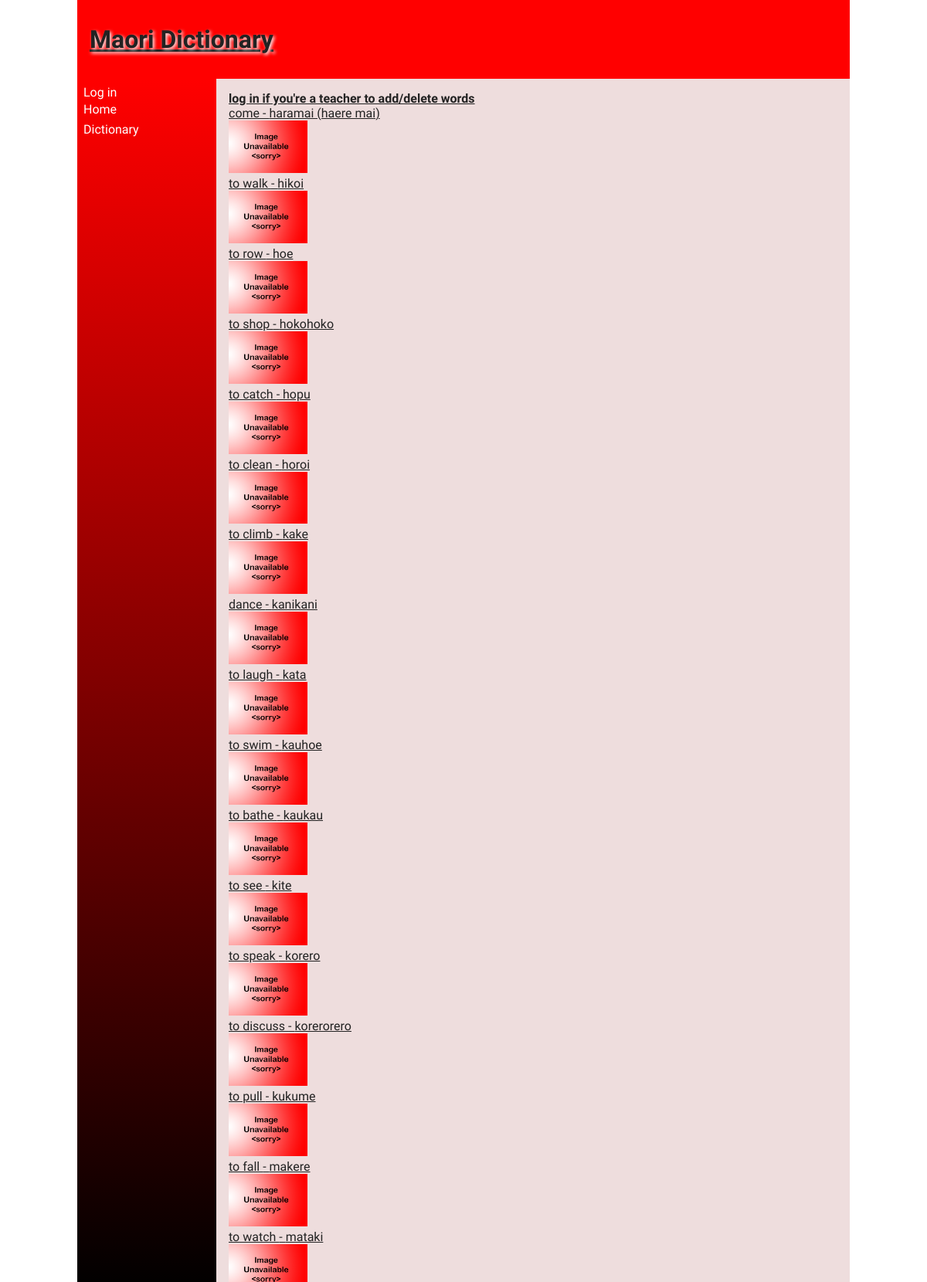
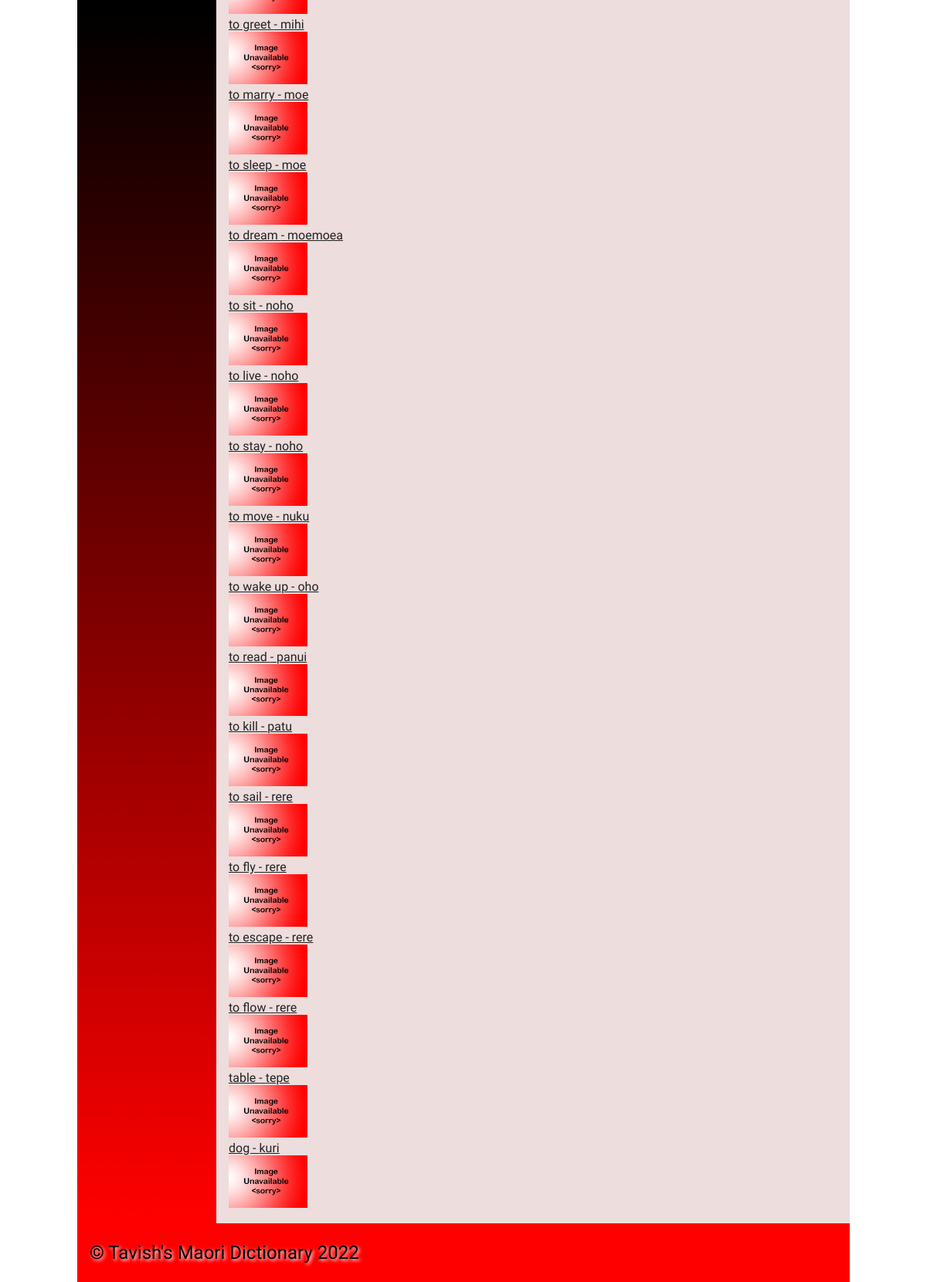
The page /dictionary on the database as committed earlier (2 pictures, top to bottom).
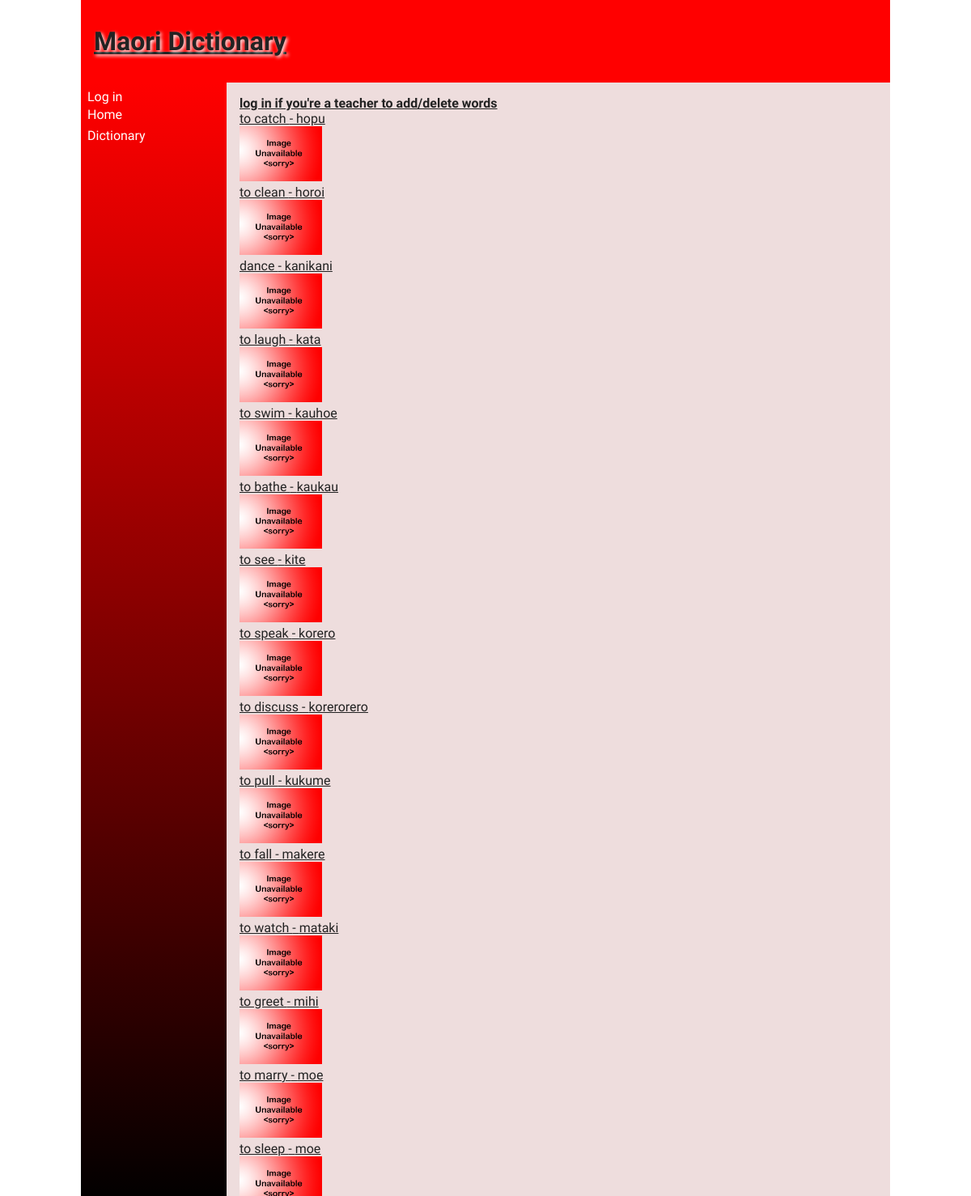
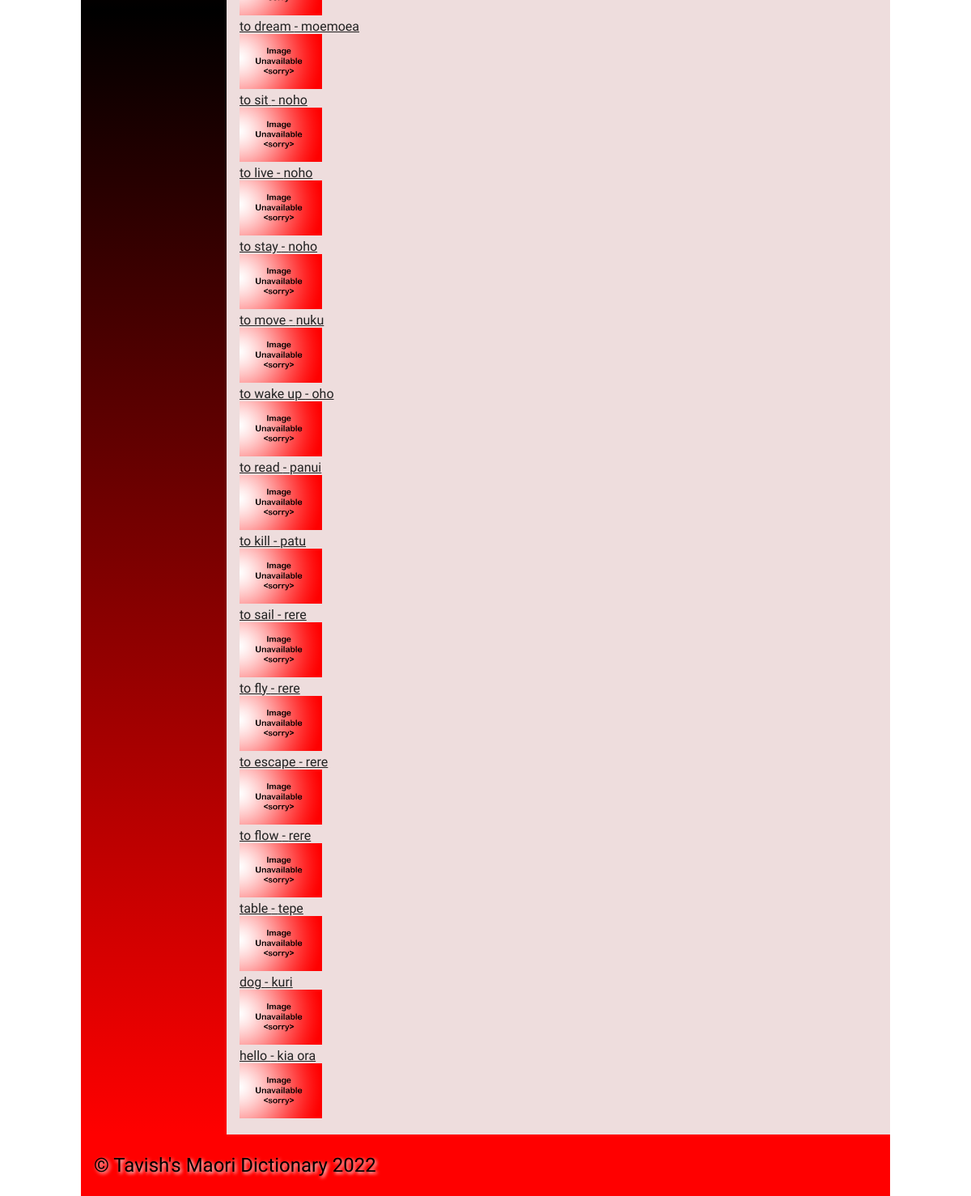
The same page on the database as committed later (2 pictures, top to bottom).
### tables this page shows
CREATE TABLE "words"
(
    id         integer
        constraint words_pk
            primary key autoincrement,
    english    varchar(30),
    maori      varchar(30),
    definition varchar(200),
    level      integer(2),
    image      varchar(15),
    added_by   varchar(30),
    userid     integer
        references users,
    timestamp  DATETIME
);

### app.py (the view)
@app.route('/dictionary', methods = ['GET', 'POST'])
def render_dictionary():
    con = create_connection(DB_NAME)
    query = "SELECT english, maori, image FROM words ORDER BY id" #initially displays all the words in english, and sorts them by id so that newly added words are shown at the bottom
    cur = con.cursor()
    cur.execute(query)
    words_list = cur.fetchall()
    con.close()
    return render_template("dictionary.html", words= words_list, logged_in = is_logged_in())

### app.py (called while the page is built)
def is_logged_in():
    if session.get('email') is None: #if email not entered, then user isn't logged in
        print('Not logged in')
        return False
    else:
        print('Logged in') #if email is entered then user is logged in
        return True

def create_connection(db_file):
   try:
       connection = sqlite3.connect(db_file)
       connection.execute('pragma foreign_keys=ON')
       return connection
   except Error as e:
       print(e)
   return None

### templates/dictionary.html (shortened to what this page needs)
{% extends "base.html" %}
{%block heading%}<a  href = "/"><strong> Maori Dictionary</strong></a> {% endblock %}
{% block main %}
<div class = "button-group">
    {% if logged_in %}
    <a  href = "/add_word"><strong> Add new words</strong></a>
    {% else %} <a href = "/login"> <strong>log in if you're a teacher to add/delete words</strong> </a>
    {% endif %}
</div>
<div id = "words">
{% for words in words %}
        <div class = "product-box">
           <ul><a href = "/words/{{words[0]}}"> {{words[0]}}  -  {{words[1]}}</a> </ul>
           <img class = "imgthumb" src= "/static/images/{{words[2] }}">
         {% endfor %}
</div>
</div>
{% endblock %}

### templates/base.html (shortened to what this page needs)
<!doctype html>
<html lang="en">
<head>
	<link href="{{ url_for('static', filename='css/style.css') }}" rel="stylesheet">
</head>
<body>
	<div id="container">
		<header>
			<h1>{% block heading %}{% endblock %}</h1>
		</header>
		<nav>
            {% if logged_in %}
                <a href="/logout">Log out</a>
            {% else %}
                <a href="/login">Log in</a>
            {% endif %}
			<ul>
                <li><a href="\">Home</a></li>
				<li><a href="\dictionary">Dictionary</a></li>
			</ul>
		</nav>
		<main>
            {% block main%}{% endblock %}
        </main>
		<footer>
			<p>
				&copy; Tavish's Maori Dictionary 2022
			</p>
		</footer>
	</div>
</body>
</html>

### static/css/style.css (style rules this page uses)
* { font-family: Comfortaa, sans-serif; margin: 0; padding: 0; box-sizing: border-box; }
#container { display: grid; grid-template-columns: 75px auto; grid-template-areas: 'nav header' 'main main' 'footer footer'; }
header { grid-area: header; background-color: #ff0000; padding: 1rem; }
nav { grid-area: nav; }
main { grid-area: main; padding: 1rem; background-color: #edd; }
h1, h2, h3, h4 { padding: 1rem 0; font-family: 'Suez One', serif; color: #000; text-shadow: 2px 2px 4px #fff; }
p { padding: 0.5rem 0; }
a { color: #222; }
img { width: 100%; }
.imgthumb { width: 13%; }
footer { grid-area: footer; padding: 1rem; background-color: #f00; }
footer p { color: #000; text-shadow: 2px 2px 4px #fff; font-size: 1.5rem; }
@media only screen and (min-width: 768px) { #container { grid-template-columns: 180px auto; grid-template-areas: 'header header' 'nav main' 'footer footer'; } }
@media only screen and (min-width: 768px) { nav { background: linear-gradient(180deg, rgba(255,0,0,1) 0%, rgba(0, 0, 0, 1) 50%, rgba(255,0,0,1) 100%); padding: 0.5rem; } }
@media only screen and (min-width: 768px) { nav ul { list-style: none; } }
@media only screen and (min-width: 768px) { nav li { padding: 0.2rem 0; } }
@media only screen and (min-width: 768px) { nav a { color: #fff; text-decoration: none; } }
@media only screen and (min-width: 1000px) { #container { width: 1000px; margin: auto; } }

Rows that differ between the two databases and show on the page:
removed words: english "come", maori "haramai (haere mai)", image (placeholder picture)
removed words: english "to walk", maori "hikoi", image (placeholder picture)
removed words: english "to row", maori "hoe", image (placeholder picture)
removed words: english "to shop", maori "hokohoko", image (placeholder picture)
removed words: english "to climb", maori "kake", image (placeholder picture)
added words: english "hello", maori "kia ora", image (placeholder picture)
